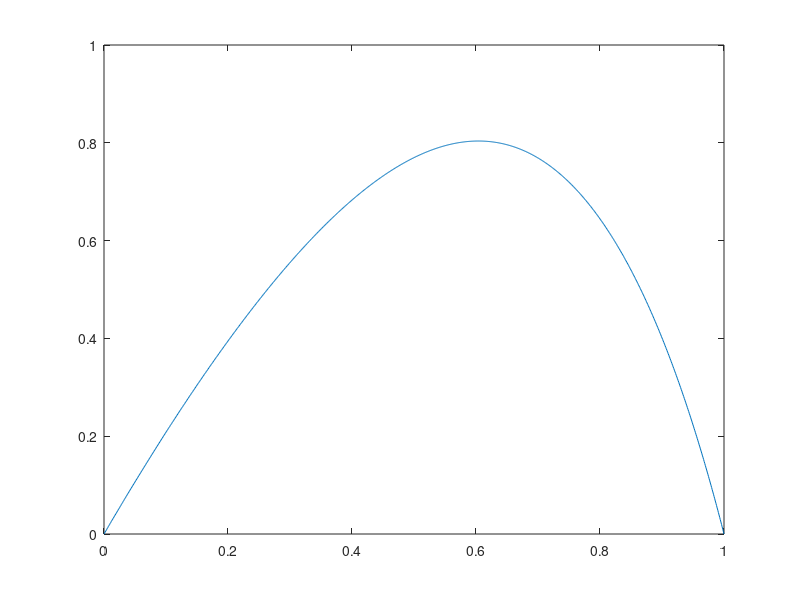

This chart was generated by the following MATLAB code:
%To Solve the differential equation -u'' + f(x,u) = 0

%Assigning maximun number of iterations
k_MAX=100;
%Assigning Tolerance Limit
TOL=10^-6;
%Taking arbitrary number of intervals N=6
N=1000;
% Let the length of one division be h
h=1/N;
% x is a vector with N+1 number of equidistant points from 0 to 1
x=linspace(0,1,N+1)';
x=x(2:N);
%Taking initial guess U0
U0=zeros(N-1,1);

%Method 2 - Newton's Method
f=@(x,U0)((U0-4)./(5-U0)-exp(3.*x));
fu=@(x,U0)((5-U0).^-2);

%Creating A matrix
principalDiag_A=[(-2/(h^2))*(ones(N-1,1))];
lowerDiag_A=[(1/(h^2))*(ones(N-1,1))];
upperDiag_A=[(1/(h^2))*(ones(N-1,1))];
A=spdiags([lowerDiag_A principalDiag_A upperDiag_A],-1:1,N-1,N-1);

%Creating A1 matrix
lowerDiag_A1=[(-1/(h^2))*(ones(N-1,1))];
upperDiag_A1=[(-1/(h^2))*(ones(N-1,1))];

for iterations_performed = 1:k_MAX
    principalDiag_A1=[(2/h^2+fu(x,U0)).*ones(N-1,1)];
    rhs=A*U0-f(x,U0);
    A1=spdiags([lowerDiag_A1 principalDiag_A1 upperDiag_A1],-1:1,N-1,N-1);
    v=A1\rhs;
    U1=U0+v;
    if(max(abs(U1-U0))>TOL)
        flag_Method2=0;
        U0=U1;
    else
        flag_Method2=1;
        break;
    end    
end
U1=[0; U1; 0];
x=linspace(0,1,N+1);
figure(13);
plot(x,U1);